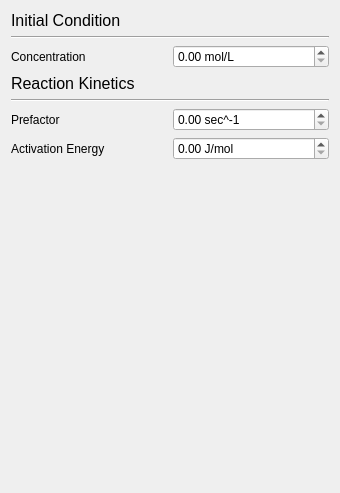
      <widget class="QWidget" name="C2Tab">
       <property name="geometry">
        <rect>
         <x>0</x>
         <y>0</y>
         <width>340</width>
         <height>493</height>
        </rect>
       </property>
       <attribute name="label">
        <string>Bacteria Reaction Rate</string>
       </attribute>
       <layout class="QVBoxLayout" name="verticalLayout_6">
        <item>
         <widget class="QLabel" name="label_33">
          <property name="text">
           <string>&lt;!DOCTYPE HTML PUBLIC &quot;-//W3C//DTD HTML 4.0//EN&quot; &quot;http://www.w3.org/TR/REC-html40/strict.dtd&quot;&gt;
&lt;html&gt;&lt;head&gt;&lt;meta name=&quot;qrichtext&quot; content=&quot;1&quot; /&gt;&lt;style type=&quot;text/css&quot;&gt;
p, li { white-space: pre-wrap; }
&lt;/style&gt;&lt;/head&gt;&lt;body style=&quot; font-family:'Sans Serif'; font-size:9pt; font-weight:400; font-style:normal;&quot;&gt;
&lt;p style=&quot; margin-top:0px; margin-bottom:0px; margin-left:0px; margin-right:0px; -qt-block-indent:0; text-indent:0px;&quot;&gt;&lt;span style=&quot; font-size:12pt;&quot;&gt;Initial Condition&lt;/span&gt;&lt;/p&gt;&lt;/body&gt;&lt;/html&gt;</string>
          </property>
         </widget>
        </item>
        <item>
         <widget class="Line" name="line_10">
          <property name="orientation">
           <enum>Qt::Horizontal</enum>
          </property>
         </widget>
        </item>
        <item>
         <layout class="QHBoxLayout" name="horizontalLayout_27">
          <item>
           <widget class="QLabel" name="label_35">
            <property name="text">
             <string>Concentration</string>
            </property>
           </widget>
          </item>
          <item>
           <widget class="QDoubleSpinBox" name="spinC2Init">
            <property name="prefix">
             <string/>
            </property>
            <property name="suffix">
             <string> mol/L</string>
            </property>
           </widget>
          </item>
         </layout>
        </item>
        <item>
         <widget class="QLabel" name="label_32">
          <property name="text">
           <string>&lt;!DOCTYPE HTML PUBLIC &quot;-//W3C//DTD HTML 4.0//EN&quot; &quot;http://www.w3.org/TR/REC-html40/strict.dtd&quot;&gt;
&lt;html&gt;&lt;head&gt;&lt;meta name=&quot;qrichtext&quot; content=&quot;1&quot; /&gt;&lt;style type=&quot;text/css&quot;&gt;
p, li { white-space: pre-wrap; }
&lt;/style&gt;&lt;/head&gt;&lt;body style=&quot; font-family:'Sans Serif'; font-size:9pt; font-weight:400; font-style:normal;&quot;&gt;
&lt;p style=&quot; margin-top:0px; margin-bottom:0px; margin-left:0px; margin-right:0px; -qt-block-indent:0; text-indent:0px;&quot;&gt;&lt;span style=&quot; font-size:12pt;&quot;&gt;Reaction Kinetics&lt;/span&gt;&lt;/p&gt;&lt;/body&gt;&lt;/html&gt;</string>
          </property>
         </widget>
        </item>
        <item>
         <widget class="Line" name="line_9">
          <property name="orientation">
           <enum>Qt::Horizontal</enum>
          </property>
         </widget>
        </item>
        <item>
         <layout class="QHBoxLayout" name="horizontalLayout_26">
          <item>
           <widget class="QLabel" name="label_34">
            <property name="text">
             <string>Prefactor</string>
            </property>
           </widget>
          </item>
          <item>
           <widget class="QDoubleSpinBox" name="spinA2">
            <property name="suffix">
             <string> sec^-1</string>
            </property>
           </widget>
          </item>
         </layout>
        </item>
        <item>
         <layout class="QHBoxLayout" name="horizontalLayout_25">
          <item>
           <widget class="QLabel" name="label_36">
            <property name="text">
             <string>Activation Energy</string>
            </property>
           </widget>
          </item>
          <item>
           <widget class="QDoubleSpinBox" name="spinEa2">
            <property name="suffix">
             <string> J/mol</string>
            </property>
            <property name="maximum">
             <double>9999999.990000000223517</double>
            </property>
           </widget>
          </item>
         </layout>
        </item>
        <item>
         <spacer name="verticalSpacer_4">
          <property name="orientation">
           <enum>Qt::Vertical</enum>
          </property>
          <property name="sizeHint" stdset="0">
           <size>
            <width>20</width>
            <height>342</height>
           </size>
          </property>
         </spacer>
        </item>
       </layout>
      </widget>
